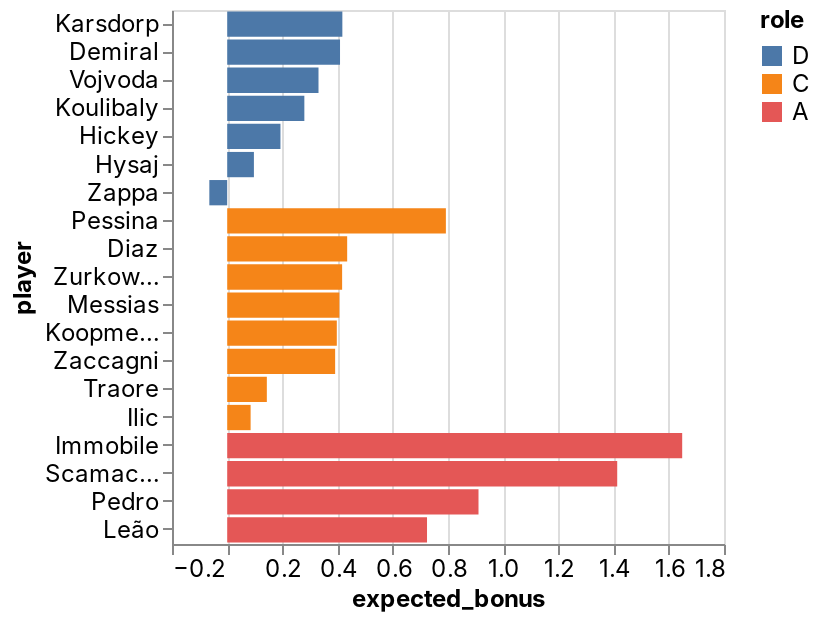

The notebook cell saved with this chart:
### Code cell
_deepnote_run_altair(team, """{"$schema":"https://vega.github.io/schema/vega-lite/v4.json","mark":{"type":"bar","tooltip":{"content":"data"}},"height":220,"autosize":{"type":"fit"},"data":{"name":"placeholder"},"encoding":{"x":{"field":"expected_bonus","type":"quantitative","sort":null,"scale":{"type":"linear","zero":false}},"y":{"field":"player","type":"nominal","sort":null,"scale":{"type":"linear","zero":true}},"color":{"field":"role","type":"nominal","sort":null,"scale":{"type":"linear","zero":false}}}}""")

### Figure 1 — Vega-Lite specification as saved in the notebook (floating-point values rounded to 4 significant figures)
{"config": {"view": {"continuousWidth": 400, "continuousHeight": 300}, "area": {"fill": "#51C0E9"}, "axis": {"labelFont": "Inter, sans-serif", "labelFontSize": 12, "labelFontWeight": "normal", "labelLimit": 60, "labelOverlap": "greedy", "titleFont": "Inter, sans-serif", "titleFontSize": 12, "titleFontWeight": "bold"}, "background": "#ffffff", "legend": {"labelFont": "Inter, sans-serif", "labelFontSize": 12, "titleFont": "Inter, sans-serif", "titleFontSize": 12, "titleFontWeight": "bold"}, "line": {"stroke": "#51C0E9", "strokeWidth": 2}, "rect": {"fill": "#51C0E9"}, "title": {"anchor": "start", "color": "#000000", "font": "Inter, sans-serif", "fontSize": 22, "fontWeight": "normal"}}, "data": {"name": "data-7df50a5cd798ac8b751152ce23fbf210"}, "mark": {"type": "bar", "tooltip": {"content": "data"}}, "autosize": {"type": "fit"}, "encoding": {"color": {"type": "nominal", "field": "role", "scale": {"type": "linear", "zero": false}, "sort": null}, "x": {"type": "quantitative", "field": "expected_bonus", "scale": {"type": "linear", "zero": false}, "sort": null}, "y": {"type": "nominal", "field": "player", "scale": {"type": "linear", "zero": true}, "sort": null}}, "height": 300, "width": "container", "$schema": "https://vega.github.io/schema/vega-lite/v4.json", "datasets": {"data-7df50a5cd798ac8b751152ce23fbf210": [{"fanta_team": "Scansuolo ", "role": "D", "player": "Karsdorp", "team": "Roma", "opponent": "Genoa", "date": "2022-02-05T00:00:00", "expected_bonus": 0.4172}, {"fanta_team": "Scansuolo ", "role": "D", "player": "Demiral", "team": "Atalanta", "opponent": "Cagliari", "date": "2022-02-06T00:00:00", "expected_bonus": 0.4088}, {"fanta_team": "Scansuolo ", "role": "D", "player": "Vojvoda", "team": "Torino", "opponent": "Udinese", "date": "2022-02-06T00:00:00", "expected_bonus": 0.3308}, {"fanta_team": "Scansuolo ", "role": "D", "player": "Koulibaly", "team": "Napoli", "opponent": "Venezia", "date": "2022-02-06T00:00:00", "expected_bonus": 0.2795}, {"fanta_team": "Scansuolo ", "role": "D", "player": "Hickey", "team": "Bologna", "opponent": "Empoli", "date": "2022-02-06T00:00:00", "expected_bonus": 0.1929}, {"fanta_team": "Scansuolo ", "role": "D", "player": "Hysaj", "team": "Lazio", "opponent": "Fiorentina", "date": "2022-02-05T00:00:00", "expected_bonus": 0.09677}, {"fanta_team": "Scansuolo ", "role": "D", "player": "Zappa", "team": "Cagliari", "opponent": "Atalanta", "date": "2022-02-06T00:00:00", "expected_bonus": -0.06476}, {"fanta_team": "Scansuolo ", "role": "C", "player": "Pessina", "team": "Atalanta", "opponent": "Cagliari", "date": "2022-02-06T00:00:00", "expected_bonus": 0.7923}, {"fanta_team": "Scansuolo ", "role": "C", "player": "Diaz", "team": "AC Milan", "opponent": "Inter", "date": "2022-02-05T00:00:00", "expected_bonus": 0.4347}, {"fanta_team": "Scansuolo ", "role": "C", "player": "Zurkowski", "team": "Empoli", "opponent": "Bologna", "date": "2022-02-06T00:00:00", "expected_bonus": 0.4164}, {"fanta_team": "Scansuolo ", "role": "C", "player": "Messias", "team": "AC Milan", "opponent": "Inter", "date": "2022-02-05T00:00:00", "expected_bonus": 0.4065}, {"fanta_team": "Scansuolo ", "role": "C", "player": "Koopmeiners", "team": "Atalanta", "opponent": "Cagliari", "date": "2022-02-06T00:00:00", "expected_bonus": 0.3971}, {"fanta_team": "Scansuolo ", "role": "C", "player": "Zaccagni", "team": "Lazio", "opponent": "Fiorentina", "date": "2022-02-05T00:00:00", "expected_bonus": 0.3911}, {"fanta_team": "Scansuolo ", "role": "C", "player": "Traore", "team": "Sassuolo", "opponent": "Sampdoria", "date": "2022-02-06T00:00:00", "expected_bonus": 0.1436}, {"fanta_team": "Scansuolo ", "role": "C", "player": "Ilic", "team": "Verona", "opponent": "Juventus", "date": "2022-02-06T00:00:00", "expected_bonus": 0.08486}, {"fanta_team": "Scansuolo ", "role": "A", "player": "Immobile", "team": "Lazio", "opponent": "Fiorentina", "date": "2022-02-05T00:00:00", "expected_bonus": 1.649}, {"fanta_team": "Scansuolo ", "role": "A", "player": "Scamacca", "team": "Sassuolo", "opponent": "Sampdoria", "date": "2022-02-06T00:00:00", "expected_bonus": 1.413}, {"fanta_team": "Scansuolo ", "role": "A", "player": "Pedro", "team": "Cagliari", "opponent": "Atalanta", "date": "2022-02-06T00:00:00", "expected_bonus": 0.9105}, {"fanta_team": "Scansuolo ", "role": "A", "player": "Leão", "team": "AC Milan", "opponent": "Inter", "date": "2022-02-05T00:00:00", "expected_bonus": 0.724}]}}
